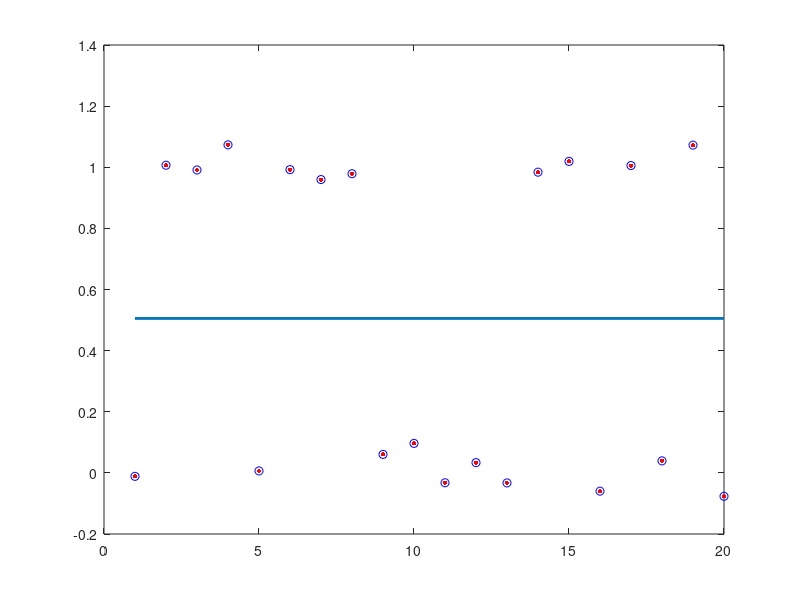

Reproduce this figure in MATLAB. (Note: this script raises an error after producing the figure.)
function ransac_demo_line_fitting
%% demo ransac: line fitting
clear all
close all
% global x

%% generate the data 
x = (1:20)';
p = 1;
S = 0.05;

% the linear model
y = p + S * randn(size(x));

% the outliers
y(end-9:end) = y(end-9:end) - 1;
y = y(randperm(20));

% and plot
figure;
plot(x,y,'r.','markersize',10); hold on; 

%% naive robust estimation
[pest, ind] = iterative_mean(y);
hold on;
plot(x,pest+0*x,'linewidth',2);
plot(x(ind),y(ind),'bo');

%% ransac
[pest, inliers, ntrial] = ...
        ut_ransac(y', @estimator, 3, @absdiff, 3*S, @consistency, 0.1);
plot(x(inliers),pest+0*x(inliers),'k');
plot(x(inliers),y(inliers),'k+');

% find the second cluster
[y,i] = setdiff(y,y(inliers));
x = x(i);
[pest, inliers, ntrial] = ...
        ut_ransac(y', @estimator, 3, @absdiff, 3*S, @consistency, 0.5);
plot(x,pest+0*x,'g');
plot(x(inliers),y(inliers),'g+');
    
    






function [pest, x] = iterative_mean(y)
tol = 0.6;
x = 1:length(y);

pest = mean(y);                                 % first estimate of mean
while true
    if sum(abs(pest-y)>=tol)==0, break; end     % if all samples are within a tolerance: exit
    ind = find(abs(pest-y)<tol);                % find the samples that are within a tolerance
    y = y(ind);                                 % select those samples
    x = x(ind);                                 % and corresponding x values
    pest = mean(y);                             % re-estimate mean
end
return


function [pest, not_ok] = estimator(y)
pest = mean(y);
not_ok = false;
        
function dist = absdiff(pest,y)
dist = abs(pest-y);
return

function ok = consistency(pest,y,~)
ok = (length(y)>=6);
return

